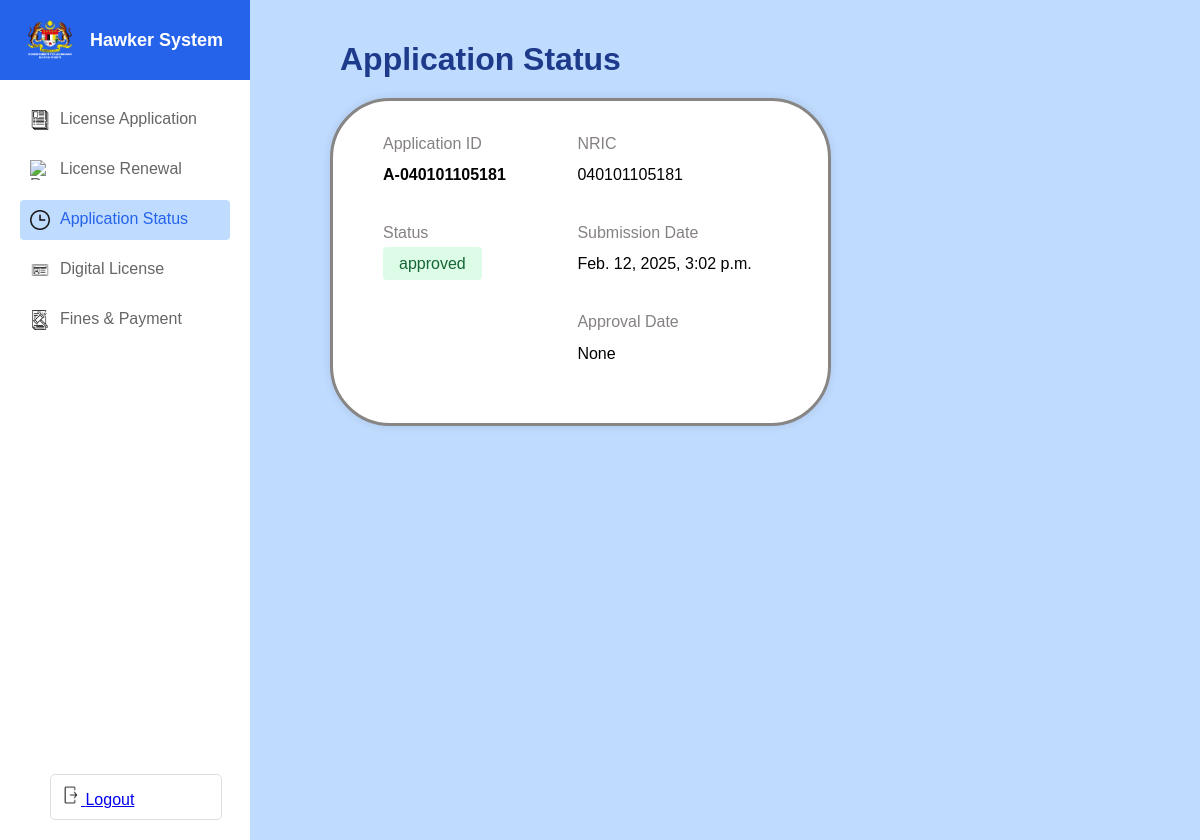
Page /polls/application_status/ (signed in) on the committed database.
### polls/models.py (models this page shows, shortened)
class Application(models.Model):
    STATUS_CHOICES = [
        ('pending', 'PENDING'),
        ('inspected', 'INSPECTED'),
        ('approved', 'APPROVED'),
        ('rejected', 'REJECTED'),
    ]
    PAYMENT_STATUS_CHOICES = [
        ('unpaid', 'UNPAID'),
        ('paid', 'PAID'),
    ]
    STATUS_SCHEDULE = [
        ('scheduled', 'Scheduled'),
        ('not_scheduled', 'Not Scheduled'),
    ]
    hawker = models.ForeignKey(Hawker, on_delete=models.CASCADE, related_name="applications", blank=True, null=True)
    application_id = hawker.name
    fullname = models.CharField(max_length=100, blank=True, null=True)
    nric = models.CharField(max_length=15, blank=True, null=True)
    dob = models.DateField(null=True, blank=True)
    nationality = models.CharField(max_length=50, blank=True, null=True)
    race = models.CharField(max_length=50, blank=True, null=True)
    email = models.EmailField(verbose_name="Email", help_text="Enter a valid email address.", blank=True, null=True)
    phone_number = models.CharField(max_length=15, blank=True, null=True)
    home_address = models.CharField(max_length=200, blank=True, null=True)
    business_name = models.CharField(max_length=100, blank=True, null=True)
    stall_number = models.CharField(max_length=100, null=True, blank=True)
    business_type = models.CharField(max_length=100, blank=True, null=True)
    license_type = models.CharField(max_length=100, blank=True, null=True)
    nric_document = models.FileField(upload_to="uploads/nric_documents/", blank=True, null=True)
    food_handling_cert = models.FileField(upload_to="uploads/food_handling_cert/", blank=True, null=True)
    application_status = models.CharField(max_length=15, choices=STATUS_CHOICES, default='pending')
    submission_date = models.DateTimeField(auto_now_add=True, blank=True, null=True)
    approval_date = models.DateTimeField(null=True, blank=True)
    payment_status = models.CharField(max_length=10, choices=PAYMENT_STATUS_CHOICES, default='unpaid', blank=True, null=True)
    schedule_status = models.CharField(max_length=15,choices=STATUS_SCHEDULE,default='not_scheduled')
    inspector = models.CharField(null=True,blank=True, max_length=100, verbose_name="inspector assign")

### polls/views.py (the view, shortened to what this page needs)
# urls.py: path('application_status/', views.application_status, name='application_status'),
def application_status(request):
    nric = request.session.get('hawker_id')
    user = Hawker.objects.get(hawker_id=nric)
    application = Application.objects.filter(hawker=user).first()
    if request.method == "GET":
        if "license" in request.GET:
            return redirect("license")
        elif "digital" in request.GET:
            return redirect("digitalLicense")
        elif "renewal" in request.GET:
            return redirect("renewal")
        elif "fines" in request.GET:
            return redirect("finesHawker")
    return render(request, "polls/status.html", {
        "user": user,
        "application": application
    })

### polls/templates/polls/status.html (shortened to what this page needs)
{% load static %}
<!DOCTYPE html>
<html lang="en">
    <head>
    </head>
    <body>
        <div class="sidebar">
            <div class="logo-container">
                <img src="{% static 'polls/logo.png' %}" class="logo" alt="Logo">
                <h1 class="logo-title">Hawker System</h1>
            </div>
            <div class="menu-container">
                <a href="{% url 'license' %}" class="menu-item">
                    <img src="{% static 'polls/license.png' %}" class="menu-icon" alt="License">
                    License Application
                </a>
                <a href="{% url 'renewal' %}" class="menu-item">
                    <img src="{% static 'polls/renewal.png' %}" class="menu-icon" alt="Renewal">
                    License Renewal
                </a>
                <a href="{% url 'application_status' %}" class="menu-item active">
                    <img src="{% static 'polls/status.png' %}" class="menu-icon" alt="Status">
                    Application Status
                </a>
                <a href="{% url 'digitalLicense' %}" class="menu-item">
                    <img src="{% static 'polls/digital.png' %}" class="menu-icon" alt="Digital">
                    Digital License
                </a>
                <a href="{% url 'finesHawker' %}" class="menu-item">
                    <img src="{% static 'polls/fines.png' %}" class="menu-icon" alt="Fines">
                    Fines & Payment
                </a>
                <a href="{% url 'logout' %}" class="logout-btn">
                    <img src="{% static 'polls/logout.jpeg' %}" class="menu-icon" alt="Logout">
                    Logout
                </a>
            </div>
        </div>
        <div class="main-content">
            <h1 class="form-title">Application Status</h1>
            {% if user.applications.first %}
                {% with user.applications.first as application %}
                    <div class="form-container">
                        <form method="POST">
                            <div class="form-sections-container">
                                <div class="form-left">
                                    <div class="form-section">
                                        <h2>Application ID</h2>
                                        <div class="application-id" name="application-id">
                                            <h2>A-{{ application.nric }}</h2>
                                        </div>
                                    </div>
                                    <div class="form-section">
                                        <h2>Status</h2>
                                        <span class="status-{{ application.application_status }}" name="application_status">
                                            {{ application.application_status }}
                                        </span>
                                    </div>
                                </div>
                                <div class="form-right">
                                    <div class="form-section">
                                        <h2>NRIC</h2>
                                        <div class="data" name="nric">
                                            <h2>{{ application.nric }}</h2>
                                        </div>
                                    </div>
                                    <div class="form-section">
                                        <h2>Submission Date</h2>
                                        <div class="data" name="submission_date">
                                            <h2>{{ application.submission_date }}</h2>
                                        </div>
                                    </div>
                                    <div class="form-section">
                                        <h2>Approval Date</h2>
                                        <div class="data" name="approval_date">
                                            <h2>{{ application.approval_date }}</h2>
                                        </div>
                                    </div>
                                </div>
                            </div>
                        </form>
                    </div>
                {% endwith %}
            {% else %}
                <p>Please submit your license application first.</p>
            {% endif %}
        </div>
    </body>
</html>

### polls/templates/polls/status.html (style rules this page uses)
body { margin: 0; padding: 0; font-family: Arial; background-color: #f0f2f5; }
.sidebar { width: 250px; background-color: #2563eb; position: fixed; height: 100%; left: 0; top: 0; }
.logo-container { padding: 20px; display: flex; align-items: center; gap: 10px; }
.logo { width: 60px; height: 40px; }
.logo-title { color: white; margin: 0; font-size: 18px; }
.menu-container { background-color: white; height: calc(100% - 80px); padding: 20px; }
.menu-item { display: flex; padding: 10px; margin-bottom: 10px; color: #666; text-decoration: none; border-radius: 4px; gap: 10px; }
.menu-icon { width: 20px; height: 20px; }
.menu-item.active { background-color: #bfdbfe; color: #2563eb; }
.main-content { margin-left: 250px; padding: 20px; background-color: #bfdbfe; min-height: 100vh; }
.form-container { background-color: white; width: 50%; padding: 20px; border-radius: 60px; box-shadow: 0 0 10px rgba(0,0,0,0.1); border: 3px solid #888585; margin-left: 60px; }
.form-sections-container { display: flex; justify-content: space-between; align-items: flex-start; gap: 20px; }
.form-section { margin-bottom: 40px; }
.form-left { width: 60%; margin-left: 30px; }
.form-right { width: 100%; margin-right: -60px; }
.form-title { color: #1e3a8a; font-weight: bold; margin-bottom: 20px; margin-left: 70px; }
.form-section h2 { color: rgb(134, 129, 129); font-size: 16px; font-weight: lighter; }
.application-id h2 { color: black; font-weight: bold; }
.data h2 { color: black; }
.status-approved { background-color: #dcfce7; color: #166534; padding: 8px 16px; border-radius: 4px; font-size: 16px; }
.logout-btn { width: 150px; position: fixed; bottom: 20px; left: 20px; margin-left: 30px; padding: 10px; border: 1px solid #ddd; border-radius: 5px; background: white; cursor: pointer; }

### rows in the picture
Application: nric "040101105181", application_status "approved", submission_date "Feb. 12, 2025, 3:02 p.m.", approval_date "None"
